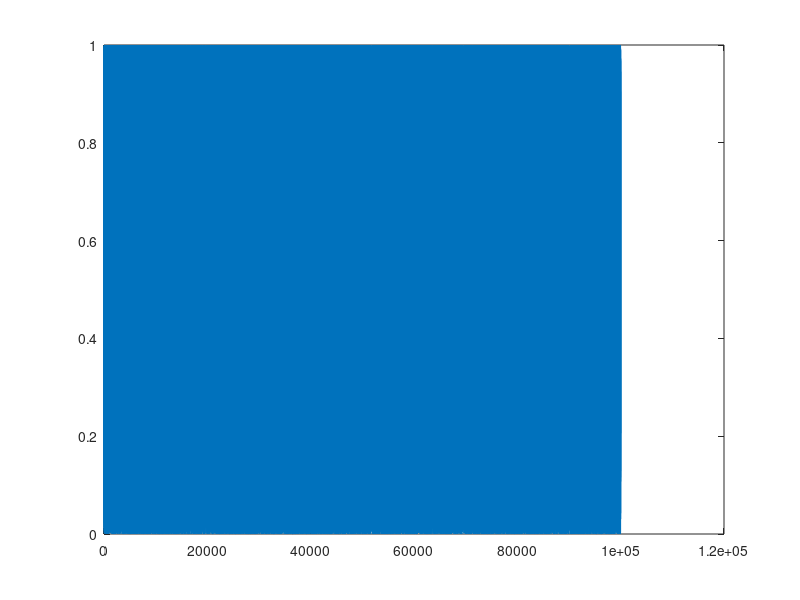

Source code (MATLAB): (Note: this script raises an error after producing the figure.)
clearvars; close all; clc;

x = rand;

%This will produce the time portrait
for i = 1:100000 %Time series does not necessarily depend on time. Future value of system depends on current value of the system
    x = [x; 4*x(end)*(1-x(end))]; %Find a new X and stack it on the bottom, the take the last number found and find the new x and put it on the bottom, etc.
end

plot(x)

% x = rand(size(x));
L = discretize(x,1000); %This simplifies the real numbers. Categorizes the data. Takes the decimals and rounds up to a whole number

L1 = L(1:end-1);
L2 = L(2:end);

Ln = [L1, L2]; %One column is current state, the next is the future state. A 2 dimensional histogram

T = accumarray(Ln, 1); %take this histogram and put everyhting in a matrix. This shows our time series is not random
%It is not random because it has a structured and symmetrical shape. If it
%was random, there would be points everywhere.The states here are very
%deterministic. If you are in 1, there is a 75% chance that you will stay
%in one. A lesser chance to move to 2 in 1

%imagesc(T) 
spy(T)
%colorbar

% v1 = x(1:end-1); %Take values from teh beginning to the value before the last
% v2 = x(2:end)
% 
% plot(v1, v2, '.b') %this will plot x as the x(n) and the y axis is x(n+1) (I think)

%3D version
% v1 = x(1:end-2); %Take values from teh beginning to the value before the last
% v2 = x(2:end-1);
% v3 = x(3:end);
% 
% box on
% grid on

% plot3(v1,v2,v3, '.b')